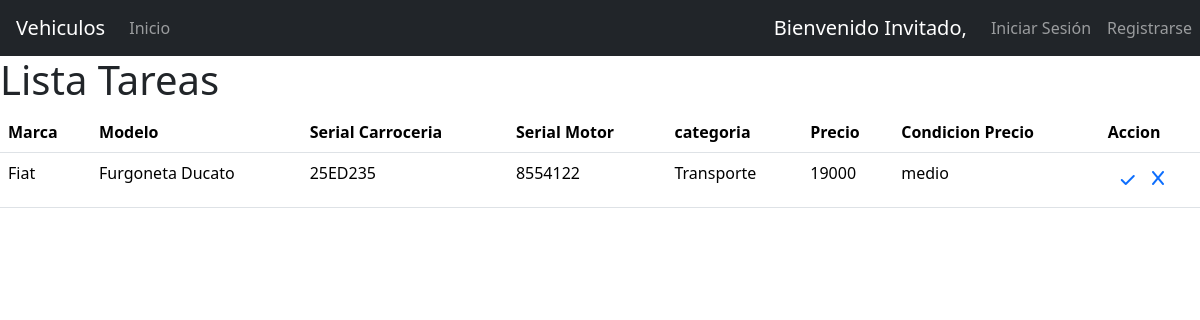
Page /vehiculo/eliminar/12/ on the committed database.
### vehiculos/models.py (models this page shows, shortened)
class vehiculos(models.Model):
    options = [
        ["Fiat", "Fiat"],
        ["Chevrolet", "Chevrolet"],
        ["Ford", "Ford"],
        ["Toyota", "Toyota"]
    ]
    marca = models.CharField(max_length=20, choices = options)
    modelo = models.CharField(max_length=100)
    serie_carroceria = models.CharField(max_length=50)
    serie_motor = models.CharField(max_length=50)
    options = [
        ["Particular", "Particular"],
        ["Transporte", "Transporte"],
        ["Carga", "Carga"],
        ]
    categoria = models.CharField(max_length=50,choices = options,default='Particular')
    precio = models.PositiveIntegerField()
    fecha_creacion = models.DateTimeField(auto_now=True)
    fecha_modificiacion = models.DateTimeField(null=True)
    class Meta:
        permissions = PERMISOS

### vehiculos/views.py (the view, shortened to what this page needs)
# urls.py: path('vehiculo/eliminar/<int:vehiculo_id>/', views.eliminar, name='eliminar'),
def eliminar(request, vehiculo_id):
    if request.method == 'GET':
        vehiculo_buscar = get_object_or_404(vehiculos,pk=vehiculo_id)
        formulario = CrearForm(instance=vehiculo_buscar)
        return render(request, 'eliminar.html', {'lista': vehiculo_buscar, 'formulario':formulario})

### vehiculos/templates/eliminar.html (shortened to what this page needs)
{% extends 'base.html' %}
{% block content %}
<h1>Lista Tareas</h1>
<form method="POST" >
    <table class="table">
        <thead>
            <tr>
                <th scope="col">Marca</th>
                <th scope="col">Modelo</th>
                <th scope="col">Serial Carroceria</th>
                <th scope="col">Serial Motor</th>
                <th scope="col">categoria</th>
                <th scope="col">Precio</th>
                <th scope="col">Condicion Precio</th>
                <th scope="col">Accion</th>
            </tr>
        </thead>
        <tbody>
            <tr>
             <td> {{lista.marca}}</td>
             <td> {{lista.modelo}}</td>
             <td> {{lista.serie_carroceria}}</td>
             <td> {{lista.serie_motor}}</td>
             <td> {{lista.categoria}}</td>
             <td> {{lista.precio}}</td>
             {% if lista.precio > 9999 and lista.precio < 300000 %} <td>medio</td>{% endif %}
             <td scope="row">
                <button class="btn btn-link"><i class="fa-solid fa-check"></i></button>
                <a href="/vehiculo/listar"><i class="fa-solid fa-x"></i></button></a>
            </tr>
        </tbody>
    </table>
</form>
{% endblock %}

### rows in the picture
vehiculos: marca "Fiat", modelo "Furgoneta Ducato", serie_carroceria "25ED235", serie_motor "8554122", categoria "Transporte", precio "19000"
